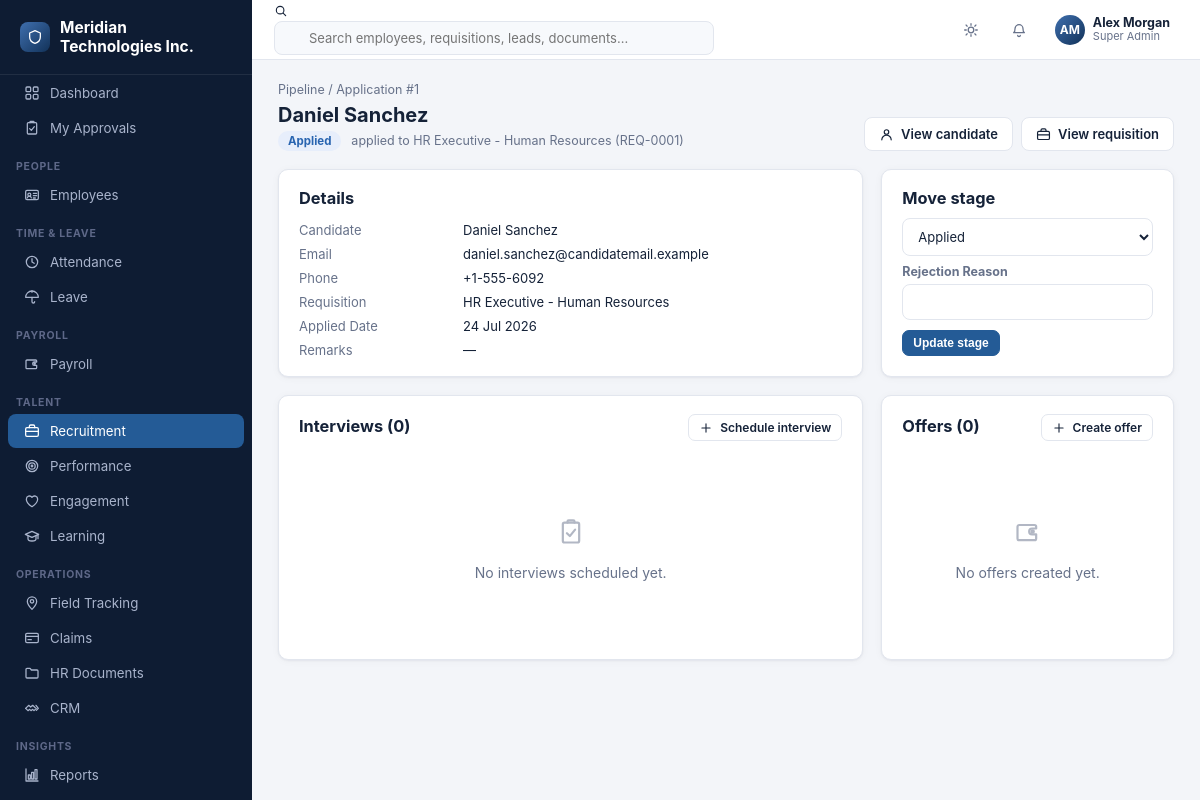
The app's page /recruitment/applications/1 (signed in) with its own data.
### tables this page shows
CREATE TABLE company_settings (
    id INTEGER PRIMARY KEY CHECK (id = 1),
    company_name TEXT NOT NULL DEFAULT 'Your Company',
    logo_path TEXT,
    address TEXT,
    city TEXT,
    state TEXT,
    country TEXT,
    pincode TEXT,
    phone TEXT,
    email TEXT,
    website TEXT,
    gstin TEXT,
    pan TEXT,
    currency_symbol TEXT NOT NULL DEFAULT '$',
    fiscal_year_start_month INTEGER NOT NULL DEFAULT 4,
    updated_at TEXT NOT NULL DEFAULT (datetime('now'))
);

CREATE TABLE users (
    id INTEGER PRIMARY KEY AUTOINCREMENT,
    username TEXT NOT NULL UNIQUE,
    password_hash TEXT NOT NULL,
    full_name TEXT NOT NULL,
    email TEXT,
    phone TEXT,
    role_id INTEGER NOT NULL REFERENCES roles(id),
    employee_id INTEGER REFERENCES employees(id),
    is_active INTEGER NOT NULL DEFAULT 1,
    last_login_at TEXT,
    created_at TEXT NOT NULL DEFAULT (datetime('now'))
);

CREATE TABLE roles (
    id INTEGER PRIMARY KEY AUTOINCREMENT,
    name TEXT NOT NULL UNIQUE,
    description TEXT,
    is_system INTEGER NOT NULL DEFAULT 0,
    created_at TEXT NOT NULL DEFAULT (datetime('now'))
);

CREATE TABLE applications (
    id INTEGER PRIMARY KEY AUTOINCREMENT,
    requisition_id INTEGER NOT NULL REFERENCES job_requisitions(id) ON DELETE CASCADE,
    candidate_id INTEGER NOT NULL REFERENCES candidates(id) ON DELETE CASCADE,
    stage TEXT NOT NULL DEFAULT 'Applied',
    applied_date TEXT NOT NULL DEFAULT (date('now')),
    remarks TEXT,
    rejection_reason TEXT
);

CREATE TABLE candidates (
    id INTEGER PRIMARY KEY AUTOINCREMENT,
    candidate_code TEXT NOT NULL UNIQUE,
    full_name TEXT NOT NULL,
    email TEXT,
    phone TEXT,
    resume_path TEXT,
    total_experience_years REAL,
    current_company TEXT,
    current_designation TEXT,
    current_salary REAL,
    expected_salary REAL,
    notice_period_days INTEGER,
    qualification TEXT,
    skills TEXT,
    source TEXT,
    created_at TEXT NOT NULL DEFAULT (datetime('now'))
);

CREATE TABLE job_requisitions (
    id INTEGER PRIMARY KEY AUTOINCREMENT,
    requisition_number TEXT NOT NULL UNIQUE,
    title TEXT NOT NULL,
    department_id INTEGER REFERENCES departments(id),
    designation_id INTEGER REFERENCES designations(id),
    location_id INTEGER REFERENCES locations(id),
    num_openings INTEGER NOT NULL DEFAULT 1,
    employment_type TEXT NOT NULL DEFAULT 'Full-time',
    experience_required TEXT,
    description TEXT,
    status TEXT NOT NULL DEFAULT 'Open',
    requested_by INTEGER REFERENCES users(id),
    created_at TEXT NOT NULL DEFAULT (datetime('now'))
);

### blueprints/recruitment.py (the view)
@bp.route("/applications/<int:id>")
@permission_required("recruitment.applications.view")
def application_view(id):
    app_row = _application_or_404(id)
    if app_row is None:
        return redirect(url_for("recruitment.pipeline"))
    interviews = db.query(
        "SELECT * FROM interviews WHERE application_id=? ORDER BY scheduled_at DESC, id DESC", (id,)
    )
    offers = db.query(
        "SELECT * FROM offers WHERE application_id=? ORDER BY offer_date DESC, id DESC", (id,)
    )
    offers_display = []
    for o in offers:
        od = dict(o)
        if od.get("designation_id"):
            r = db.query("SELECT title FROM designations WHERE id=?", (od["designation_id"],), one=True)
            od["designation_title"] = r["title"] if r else "—"
        offers_display.append(od)
    return render_template(
        "recruitment/application_view.html",
        app=app_row, interviews=interviews, offers=offers_display, stages=STAGES,
        offer_statuses=OFFER_STATUSES,
        can_edit=has_permission("recruitment.applications.edit"),
        can_schedule_interview=has_permission("recruitment.interviews.create"),
        can_create_offer=has_permission("recruitment.offers.create"),
        can_edit_offer=has_permission("recruitment.offers.edit"),
    )

### templates/recruitment/application_view.html (shortened to what this page needs)
{% extends "base.html" %}
{% import "partials/icons.html" as ic %}
{% block content %}
<div class="breadcrumb"><a href="{{ url_for('recruitment.pipeline') }}">Pipeline</a> / Application #{{ app.id }}</div>
<div class="page-head">
  <div>
    <h1>{{ app.candidate_name }}</h1>
    <span class="badge {{ status_badge_class(app.stage) }}">{{ app.stage }}</span>
    <span class="text-muted" style="font-size:12.5px;margin-left:6px">applied to {{ app.requisition_title }} ({{ app.requisition_number }})</span>
  </div>
  <div style="display:flex;gap:8px">
    <a class="btn" href="{{ url_for('recruitment.candidate_view', id=app.candidate_id) }}">{{ ic.icon('user',15) }} View candidate</a>
    <a class="btn" href="{{ url_for('recruitment.requisition_view', id=app.requisition_id) }}">{{ ic.icon('briefcase',15) }} View requisition</a>
  </div>
</div>
<div class="detail-grid">
  <div class="card card-pad">
    <h3 style="margin-bottom:14px">Details</h3>
    <div class="kv">
      <div class="k">Candidate</div><div>{{ app.candidate_name }}</div>
      <div class="k">Email</div><div>{{ app.candidate_email or '—' }}</div>
      <div class="k">Phone</div><div>{{ app.candidate_phone or '—' }}</div>
      <div class="k">Requisition</div><div>{{ app.requisition_title }}</div>
      <div class="k">Applied Date</div><div>{{ app.applied_date|fmt_date }}</div>
      <div class="k">Remarks</div><div>{{ app.remarks or '—' }}</div>
    </div>
  </div>
  <div class="card card-pad">
    <h3 style="margin-bottom:10px">Move stage</h3>
    {% if can_edit %}
    <form method="post" action="{{ url_for('recruitment.application_stage', id=app.id) }}" id="stage-form">
      <div class="field">
        <select name="stage" id="stage-select" onchange="document.getElementById('rejection-field').hidden = this.value !== 'Rejected'">
          {% for s in stages %}<option value="{{ s }}" {{ 'selected' if app.stage==s }}>{{ s }}</option>{% endfor %}
        </select>
      </div>
      <div class="field" id="rejection-field" {{ 'hidden' if app.stage != 'Rejected' }} style="margin-top:8px">
        <label>Rejection Reason</label>
        <input type="text" name="rejection_reason" value="{{ app.rejection_reason or '' }}">
      </div>
      <button class="btn primary sm" type="submit" style="margin-top:10px">Update stage</button>
    </form>
    {% else %}
    <p style="font-size:13px">{{ app.stage }}</p>
    {% endif %}
  </div>
</div>
<div class="detail-grid" style="margin-top:18px">
  <div class="card card-pad">
    <div style="display:flex;justify-content:space-between;align-items:center;margin-bottom:12px">
      <h3>Interviews ({{ interviews|length }})</h3>
      {% if can_schedule_interview %}
      <a class="btn sm" href="{{ url_for('recruitment.interview_new', application_id=app.id) }}">{{ ic.icon('plus',14) }} Schedule interview</a>
      {% endif %}
    </div>
    {% if interviews %}
    {% for i in interviews %}
    <div class="card-pad" style="border:1px solid var(--border);border-radius:8px;margin-bottom:10px;padding:12px">
      <div style="display:flex;justify-content:space-between">
        <strong>{{ i.round_name }}</strong>
        {% if i.recommendation %}<span class="badge {{ 'green' if i.recommendation in ('Strong Yes','Yes') else ('red' if i.recommendation in ('No','Strong No') else 'gray') }}">{{ i.recommendation }}</span>{% endif %}
      </div>
      <div class="kv" style="grid-template-columns:120px 1fr;margin-top:8px">
        <div class="k">Scheduled</div><div>{{ i.scheduled_at|fmt_datetime }}</div>
        <div class="k">Interviewer</div><div>{{ i.interviewer_name or '—' }}</div>
        <div class="k">Mode</div><div>{{ i.mode }}</div>
        {% if i.rating %}<div class="k">Rating</div><div>{{ i.rating }} / 5</div>{% endif %}
        {% if i.feedback %}<div class="k">Feedback</div><div>{{ i.feedback }}</div>{% endif %}
      </div>
    </div>
    {% endfor %}
    {% else %}
    <div class="empty-state"><div class="ic">{{ ic.icon('clipboard-check', 28) }}</div><p>No interviews scheduled yet.</p></div>
    {% endif %}
  </div>
  <div class="card card-pad">
    <div style="display:flex;justify-content:space-between;align-items:center;margin-bottom:12px">
      <h3>Offers ({{ offers|length }})</h3>
      {% if can_create_offer %}
      <a class="btn sm" href="{{ url_for('recruitment.offer_new', application_id=app.id) }}">{{ ic.icon('plus',14) }} Create offer</a>
      {% endif %}
    </div>
    {% if offers %}
    {% for o in offers %}
    <div class="card-pad" style="border:1px solid var(--border);border-radius:8px;margin-bottom:10px;padding:12px">
      <div style="display:flex;justify-content:space-between;align-items:center">
        <strong>{{ o.designation_title or 'Offer' }} #{{ o.id }}</strong>
        <span class="badge {{ status_badge_class(o.status) }}">{{ o.status }}</span>
      </div>
      <div class="kv" style="grid-template-columns:120px 1fr;margin-top:8px">
        <div class="k">Offer Date</div><div>{{ o.offer_date|fmt_date }}</div>
        <div class="k">CTC</div><div>{{ o.ctc|money if o.ctc is not none else '—' }}</div>
        <div class="k">Joining Date</div><div>{{ o.joining_date|fmt_date }}</div>
      </div>
      {% if can_edit_offer %}
      <form method="post" action="{{ url_for('recruitment.offer_status', id=o.id) }}" style="display:flex;gap:8px;margin-top:10px">
        <select name="status" style="flex:1">
          {% for s in offer_statuses %}<option value="{{ s }}" {{ 'selected' if o.status==s }}>{{ s }}</option>{% endfor %}
        </select>
        <button class="btn sm" type="submit">Update</button>
      </form>
      {% endif %}
    </div>
    {% endfor %}
    {% else %}
    <div class="empty-state"><div class="ic">{{ ic.icon('wallet', 28) }}</div><p>No offers created yet.</p></div>
    {% endif %}
  </div>
</div>
{% endblock %}

### templates/base.html (shortened to what this page needs)
<!doctype html>
<html lang="en">
<head>
<link rel="stylesheet" href="{{ url_for('static', filename='css/style.css') }}">
</head>
<body>
{% import "partials/icons.html" as ic %}
{% set ep = request.endpoint or '' %}
<div class="app">
  <aside class="sidebar" id="sidebar">
    <div class="sidebar-brand"><span class="logo-dot">{{ ic.icon('shield', 16) }}</span> <span>{{ company.company_name if company else 'Enterprise HR' }}</span></div>
    <nav>
      <div class="nav-item {{ 'active' if ep=='dashboard.index' }}" onclick="location.href='{{ url_for('dashboard.index') }}'">
        {{ ic.icon('grid') }} <span>Dashboard</span>
      </div>
      <div class="nav-item {{ 'active' if ep=='dashboard.my_approvals' }}" onclick="location.href='{{ url_for('dashboard.my_approvals') }}'">
        {{ ic.icon('clipboard-check') }} <span>My Approvals</span>
      </div>
      {% if has_permission('employees.employees.view') %}
      <div class="nav-section">People</div>
      <div class="nav-item {{ 'active' if ep.startswith('employees.') }}" onclick="location.href='{{ url_for('employees.list_view') }}'">{{ ic.icon('id-card') }} <span>Employees</span></div>
      {% endif %}
      {% if has_permission('attendance.attendance.view') %}
      <div class="nav-section">Time &amp; Leave</div>
      <div class="nav-item {{ 'active' if ep.startswith('attendance.') }}" onclick="location.href='{{ url_for('attendance.daily') }}'">{{ ic.icon('clock') }} <span>Attendance</span></div>
      {% endif %}
      {% if has_permission('leave.requests.view') %}
      <div class="nav-item {{ 'active' if ep.startswith('leave.') }}" onclick="location.href='{{ url_for('leave.requests_list') }}'">{{ ic.icon('umbrella') }} <span>Leave</span></div>
      {% endif %}
      {% if has_permission('payroll.payslips.view') or has_permission('payroll.runs.view') %}
      <div class="nav-section">Payroll</div>
      <div class="nav-item {{ 'active' if ep.startswith('payroll.') }}" onclick="location.href='{{ url_for('payroll.runs_list') }}'">{{ ic.icon('wallet') }} <span>Payroll</span></div>
      {% endif %}
      {% if has_permission('recruitment.requisitions.view') %}
      <div class="nav-section">Talent</div>
      <div class="nav-item {{ 'active' if ep.startswith('recruitment.') }}" onclick="location.href='{{ url_for('recruitment.requisitions_list') }}'">{{ ic.icon('briefcase') }} <span>Recruitment</span></div>
      {% endif %}
      {% if has_permission('performance.goals.view') %}
      <div class="nav-item {{ 'active' if ep.startswith('performance.') }}" onclick="location.href='{{ url_for('performance.cycles_list') }}'">{{ ic.icon('target') }} <span>Performance</span></div>
      {% endif %}
      {% if has_permission('engagement.surveys.view') %}
      <div class="nav-item {{ 'active' if ep.startswith('engagement.') }}" onclick="location.href='{{ url_for('engagement.surveys_list') }}'">{{ ic.icon('heart') }} <span>Engagement</span></div>
      {% endif %}
      {% if has_permission('learning.courses.view') %}
      <div class="nav-item {{ 'active' if ep.startswith('learning.') }}" onclick="location.href='{{ url_for('learning.courses_list') }}'">{{ ic.icon('graduation') }} <span>Learning</span></div>
      {% endif %}
      {% if has_permission('field.visits.view') %}
      <div class="nav-section">Operations</div>
      <div class="nav-item {{ 'active' if ep.startswith('field.') }}" onclick="location.href='{{ url_for('field.visits_list') }}'">{{ ic.icon('map-pin') }} <span>Field Tracking</span></div>
      {% endif %}
      {% if has_permission('claims.claims.view') %}
      <div class="nav-item {{ 'active' if ep.startswith('claims.') }}" onclick="location.href='{{ url_for('claims.claims_list') }}'">{{ ic.icon('credit-card') }} <span>Claims</span></div>
      {% endif %}
      {% if has_permission('documents.documents.view') %}
      <div class="nav-item {{ 'active' if ep.startswith('documents.') }}" onclick="location.href='{{ url_for('documents.list_view') }}'">{{ ic.icon('folder') }} <span>HR Documents</span></div>
      {% endif %}
      {% if has_permission('crm.customers.view') %}
      <div class="nav-item {{ 'active' if ep.startswith('crm.') }}" onclick="location.href='{{ url_for('crm.customers_list') }}'">{{ ic.icon('handshake') }} <span>CRM</span></div>
      {% endif %}
      {% if has_permission('reports.reports.view') %}
      <div class="nav-section">Insights</div>
      <div class="nav-item {{ 'active' if ep.startswith('reports.') }}" onclick="location.href='{{ url_for('reports.index') }}'">{{ ic.icon('chart') }} <span>Reports</span></div>
      {% endif %}
      <div class="nav-item {{ 'active' if ep.startswith('notifications.') }}" onclick="location.href='{{ url_for('notifications.index') }}'">{{ ic.icon('bell') }} <span>Notifications</span></div>
    </nav>
  </aside>
  <div class="main">
    <header class="topbar">
      <div class="search-box">
        {{ ic.icon('search', 14) }}
        <input type="text" placeholder="Search employees, requisitions, leads, documents..." oninput="onGlobalSearch(this)">
      </div>
      <div class="topbar-right">
        <button class="icon-btn" onclick="toggleTheme()" title="Toggle theme">{{ ic.icon('sun') }}</button>
        <div class="dropdown">
          <button class="icon-btn" data-dropdown-toggle title="Notifications">
            {{ ic.icon('bell') }}
          </button>
        </div>
        <div class="dropdown">
          <div class="user-chip" data-dropdown-toggle>
            <div class="avatar">{% if g.employee and g.employee.photo_path %}<img src="{{ url_for('static', filename='uploads/' + g.employee.photo_path) }}">{% else %}{{ (g.user.full_name if g.user else '??')|initials }}{% endif %}</div>
            <div style="display:flex;flex-direction:column;line-height:1.2">
              <span style="font-weight:650;font-size:12.5px">{{ g.user.full_name if g.user else 'Guest' }}</span>
              <span class="text-muted" style="font-size:11px">{{ g.user.role_name if g.user else '' }}</span>
            </div>
          </div>
        </div>
      </div>
    </header>
    <main class="content">
      {% block content %}{% endblock %}
    </main>
  </div>
</div>
</body>
</html>

### records on screen
company_settings: company_name "Meridian Technologies Inc."
users: full_name "AM", user "Alex Morgan"
roles: user "Super Admin"
applications: id "1", stage "Applied", applied_date|fmt_date "24 Jul 2026"
candidates: candidate_name "Daniel Sanchez", email "daniel.sanchez@candidatemail.example", phone "+1-555-6092"
job_requisitions: requisition_title "HR Executive - Human Resources", requisition_number "REQ-0001"

### other values on screen
{{ app.remarks or '—' }} "—"
{{ interviews|length }} "0"
{{ offers|length }} "0"
form field stage "Applied"
